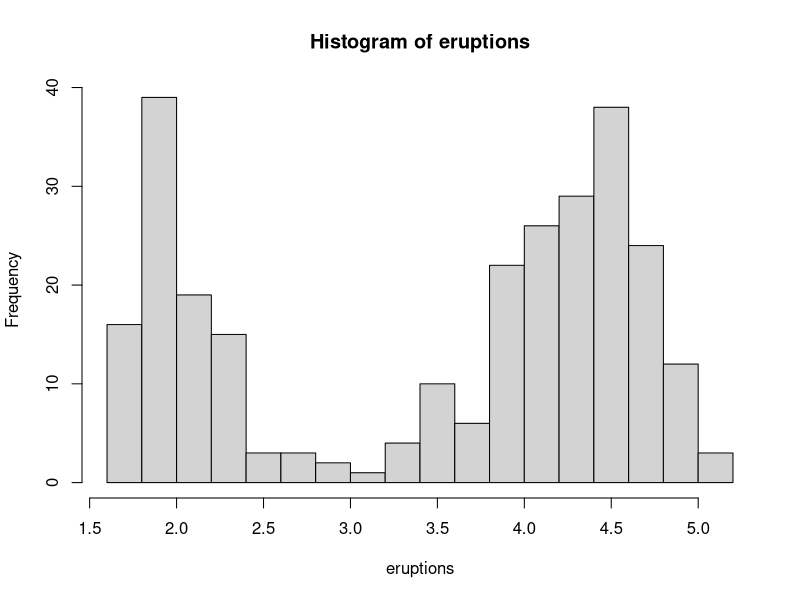

This figure's R source:
## ---- chunk 1
knitr::opts_chunk$set(echo = TRUE)
## ---- chunk 2
data(rivers)
## ---- chunk 3
br <- quantile(rivers, (0:4) / 4)
## ---- chunk 4
groups <- cut(rivers, br, include.lowest = TRUE, dig.lab = 4)
levels(groups)
## ---- chunk 5
summary(groups)
## ---- chunk 6
ss_decomposition <- function(v, f){
    means <- tapply(v, f, mean)
    means[is.na(means)] <- 0
    n <- tapply(v, f, length)
    n[is.na(n)] <- 0
    avg_v <- mean(v)
    sst <- sum((v - avg_v)^2)
    sse <- sum(n * (means - avg_v)^2)
    means_f <- rep(means, n)
    ssi <- sum((v[order(f)] - means_f)^2)
    list(mean_t = avg_v, means = means, sizes = n,
        sst = sst, sse = sse, ssi = ssi, check = sse + ssi,
        ratio_ss = sse/sst,
        var_explained = sprintf("%.2f%%", sse/sst * 100))
}
test_variance <- ss_decomposition(rivers, groups)
test_variance$var_explained
## ---- chunk 7
aov_summary <- summary(aov(rivers ~ groups))
aov_summary[[1]]$`Sum Sq`[1] / sum(aov_summary[[1]]$`Sum Sq`)
## ---- chunk 8
br2 <- c(0, 300, 400, 700, 5000)
groups2 <- cut(rivers, breaks = br2, include.lowest = TRUE,
    labels = c("<=300", "(300, 400]", "(400, 700]", ">700"))
summary(groups2)
## ---- chunk 9
ss_decomposition(rivers, groups2)$var_explained
## ---- chunk 10
groups3 <- cut(rivers, 4, include.lowest = TRUE, dig.lab = 4)
summary(groups3)
## ---- chunk 11
ss_decomposition(rivers, groups3)$var_explained
## ---- chunk 12
br4 <- c(0, 1000, 2000, 3000, 5000)
groups4 <- cut(rivers, breaks = br4, include.lowest = TRUE,
    labels = c("<=1e3", "(1e3, 2e3]", "(2e3, 3e3]", ">3e3"))
summary(groups4)
## ---- chunk 13
ss_decomposition(rivers, groups4)$var_explained
## ---- chunk 14
d <- dist(rivers)
hc <- hclust(d)
resp <- cutree(hc, k = 4)
tapply(rivers, resp, range)
## ---- chunk 15
br5 <- c(0, 1150, 2000, 3000, 5000)
groups5 <- cut(rivers, breaks = br5, include.lowest = TRUE,
    labels = c("<=1.25e3", "(1.25e3, 2e3]", "(2e3, 3e3]", ">3e3"))
summary(groups5)
## ---- chunk 16
ss_decomposition(rivers, groups5)$var_explained
## ---- chunk 17
var_explained <- function(k, v){
    computed_breaks <- cut(v, k, include.lowest = TRUE, dig.lab = 4)
    proportion_variance_explained <- ss_decomposition(v, computed_breaks)$ratio_ss
    return(proportion_variance_explained)
}

k_best <- function(v, limit = 0.8, kmax = 20){
    # we assume more than 50 points
    total <- sapply(2:kmax, var_explained, v)
    n_bins <- which(total >= limit )[1] + 1
    list(k = n_bins, groups = cut(v, n_bins, include.lowest = TRUE, dig.lab = 4))
}
    
k_best(rivers, 0.90)$k
## ---- chunk 18
data(faithful)
eruptions <- faithful$eruptions
groups_best <- k_best(eruptions, 0.9)
groups_best$k
## ---- chunk 19
summary(groups_best$groups)
## ---- chunk 20
hist(eruptions, 20)
## ---- chunk 21
br6 <- c(0, 3, 6)
groups6 <- cut(eruptions, breaks = br6, include.lowest = TRUE,
    labels = c("<=3 min", ">3 min"))
summary(groups6)
## ---- chunk 22
ss_decomposition(eruptions, groups6)$var_explained
